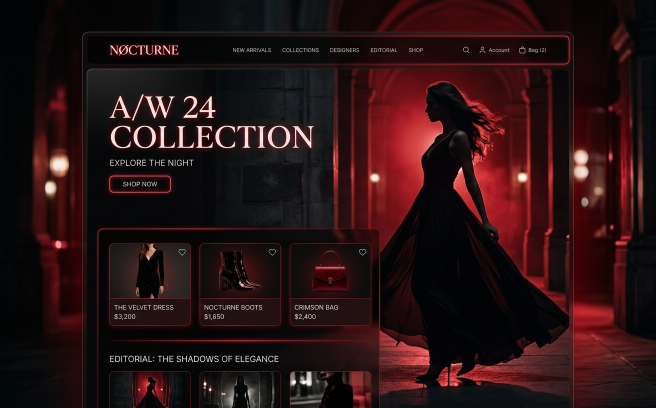
#> input picture tak-build/images/raw/aura.png, 1312 x 816 px, given in place of vanta.png, which was not available (shown at 1/2 size)
$ python prep_images.py
#> lines starting #> are read from the running program, lines starting #| are printed output that depends on the picture; pictures that were not available may be replaced by others from this repository, and a replacement may not be noted
#!/usr/bin/env python3
"""Prepare all site imagery: crop/resize AI renders + generate procedural art."""
import math, random
from pathlib import Path
from PIL import Image, ImageDraw, ImageFilter, ImageChops, ImageEnhance

RAW = Path("tak-build/images/raw")
OPT = Path("tak-build/images/opt")
OPT.mkdir(parents=True, exist_ok=True)
random.seed(42)

RED      = (255, 70, 85)
RED_NEON = (255, 35, 56)
RED_DEEP = (119, 15, 26)
WHITE    = (235, 238, 245)
COOL     = (150, 170, 210)

def crop_ratio(img, ratio, anchor="center"):
    """Center-crop to w/h ratio. anchor 'top' keeps upper area."""
    w, h = img.size
    cur = w / h
    if cur > ratio:                      # too wide -> crop width
        nw = int(h * ratio)
        x0 = (w - nw) // 2
        box = (x0, 0, x0 + nw, h)
    else:                                # too tall -> crop height
        nh = int(w / ratio)
        if anchor == "top":
            y0 = int((h - nh) * 0.18)
        else:
            y0 = (h - nh) // 2
        box = (0, y0, w, y0 + nh)
    return img.crop(box)

def process_ai(name, out, ratio, width, anchor="center", q=66):
#> called with name = 'vanta', out = 'vanta', ratio = 1.6, width = 880, anchor = 'center', q = 66
    img = Image.open(RAW / f"{name}.png").convert("RGB")
#> img is the input picture: PIL image 1312x816 RGB; mean R, G, B 40.7, 17.6, 19
    orig = img.size
#> orig = (1312, 816)
    img = crop_ratio(img, ratio, anchor)
#> in crop_ratio, `return img.crop(box)`:
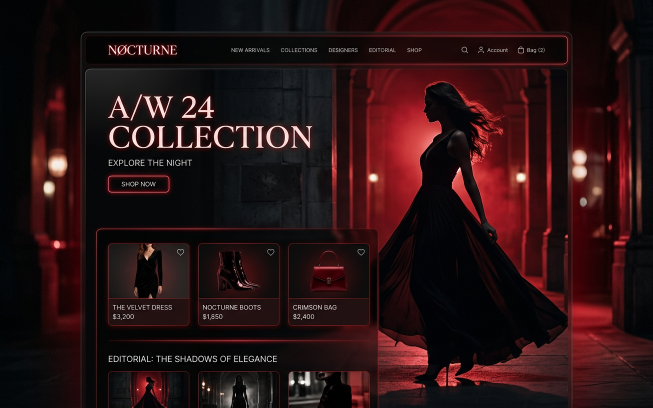
#> returned value: PIL image 1305x816 RGB (shown at 1/2 size); mean R, G, B 40.9, 17.7, 19.1
    height = int(width / ratio)
    img = img.resize((width, height), Image.LANCZOS)
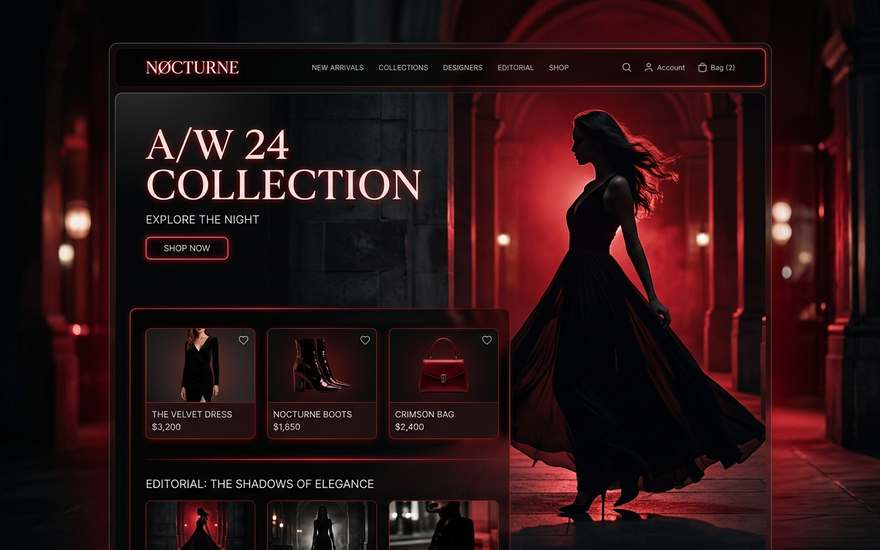
#> img: PIL image 880x550 RGB; mean R, G, B 40.9, 17.7, 19.1
    img = ImageEnhance.Contrast(img).enhance(1.05)
    img = ImageEnhance.Color(img).enhance(1.08)
    path = OPT / f"{out}.jpg"
    img.save(path, "JPEG", quality=q, optimize=True, progressive=True)
    px = img.resize((1, 1)).getpixel((0, 0))
#> px = (44, 17, 18)
#> (the run stopped early here; a loop or call above may not have finished)

$ run again, on tak-build/images/raw/pulse.png
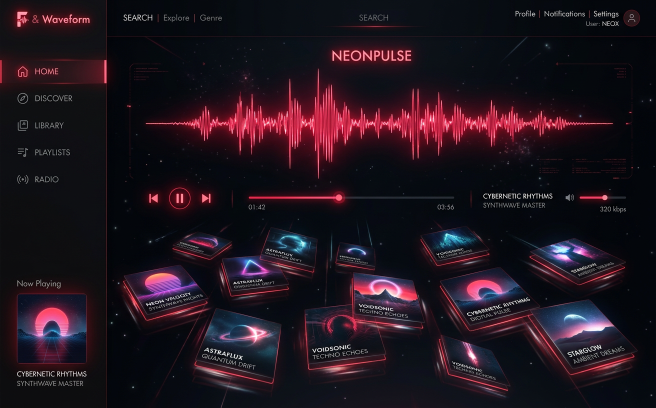
#> input picture tak-build/images/raw/pulse.png, 1312 x 816 px, given in place of vanta.png, which was not available (shown at 1/2 size)
#> in process_ai, img is the input picture: PIL image 1312x816 RGB; mean R, G, B 32.9, 20.5, 30
#> in crop_ratio, `return img.crop(box)`:
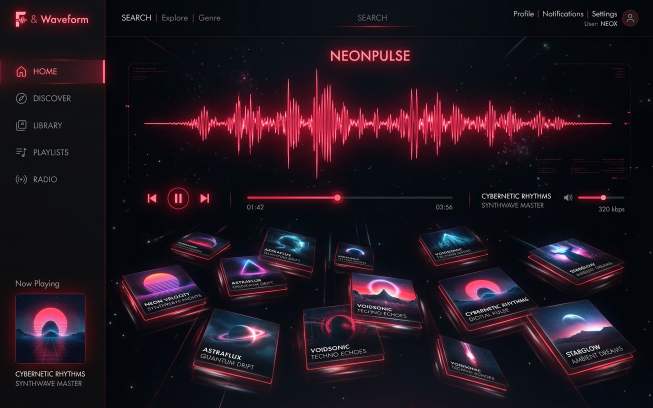
#> returned value: PIL image 1305x816 RGB (shown at 1/2 size); mean R, G, B 33, 20.5, 30
#> in process_ai, `img = img.resize((width, height), Image.LANCZOS)`:
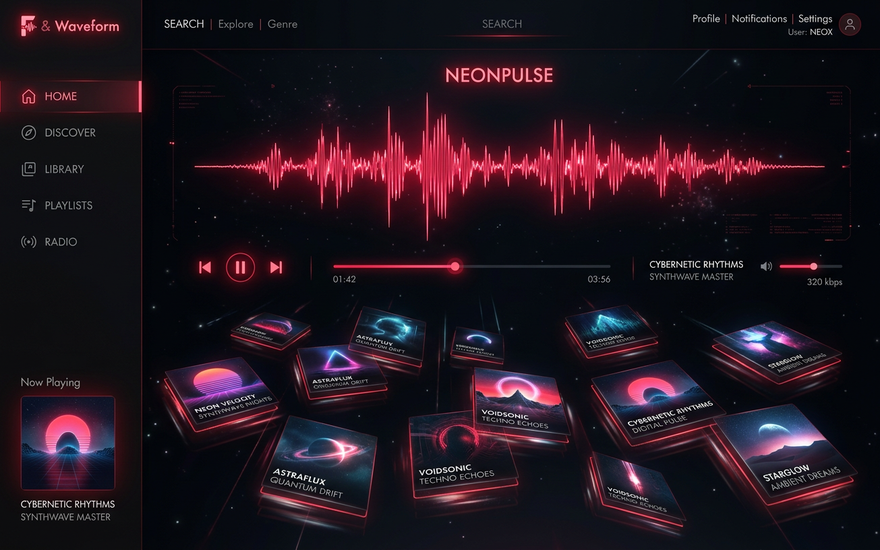
#> img: PIL image 880x550 RGB; mean R, G, B 33, 20.6, 30.1
#> px = (35, 20, 31)

$ run again, on tak-build/images/raw/team1.png
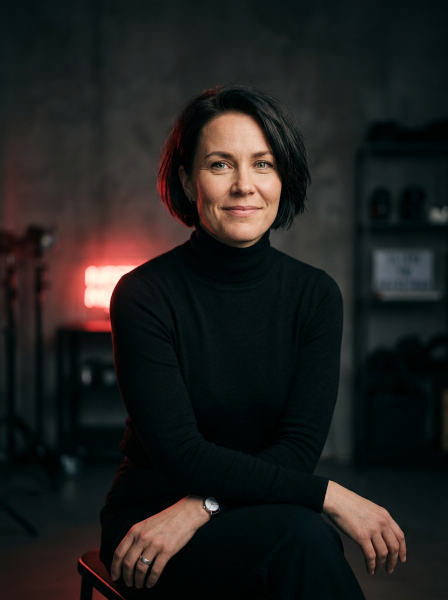
#> input picture tak-build/images/raw/team1.png, 896 x 1200 px, given in place of vanta.png, which was not available (shown at 1/2 size)
#> in process_ai, img is the input picture: PIL image 896x1200 RGB; mean R, G, B 32, 31.4, 29.9
#> in crop_ratio, `return img.crop(box)`:
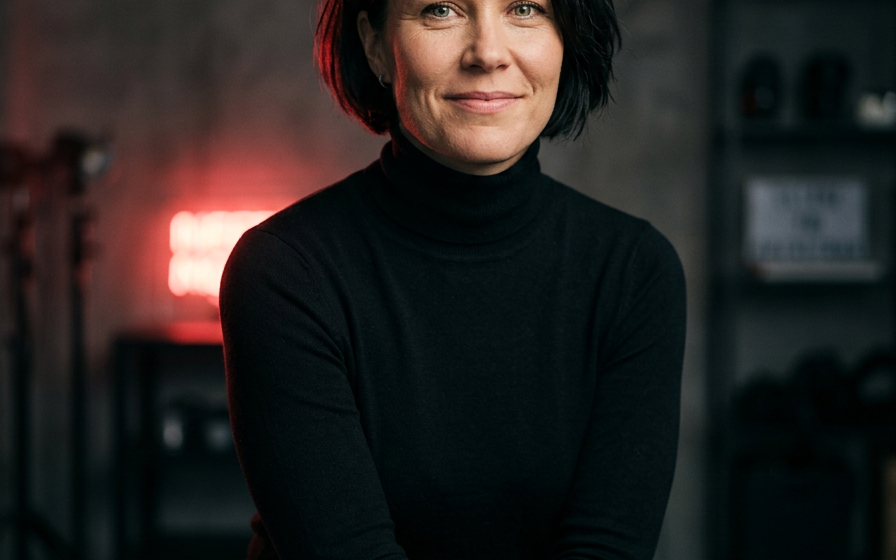
#> returned value: PIL image 896x560 RGB; mean R, G, B 36.6, 33.3, 32
#> px = (37, 33, 31)

$ run again, on tak-build/images/raw/team2.png
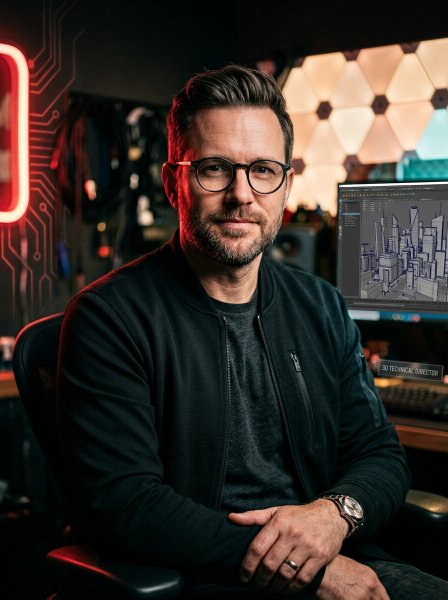
#> input picture tak-build/images/raw/team2.png, 896 x 1200 px, given in place of vanta.png, which was not available (shown at 1/2 size)
#> in process_ai, img is the input picture: PIL image 896x1200 RGB; mean R, G, B 55.8, 47.8, 42.2
#> in crop_ratio, `return img.crop(box)`:
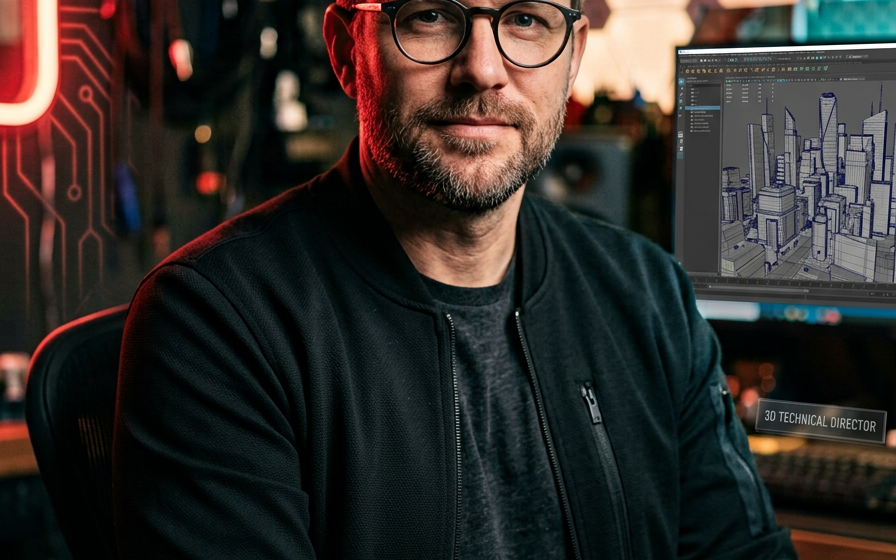
#> returned value: PIL image 896x560 RGB; mean R, G, B 50.4, 45.8, 42.2
#> px = (48, 43, 40)
